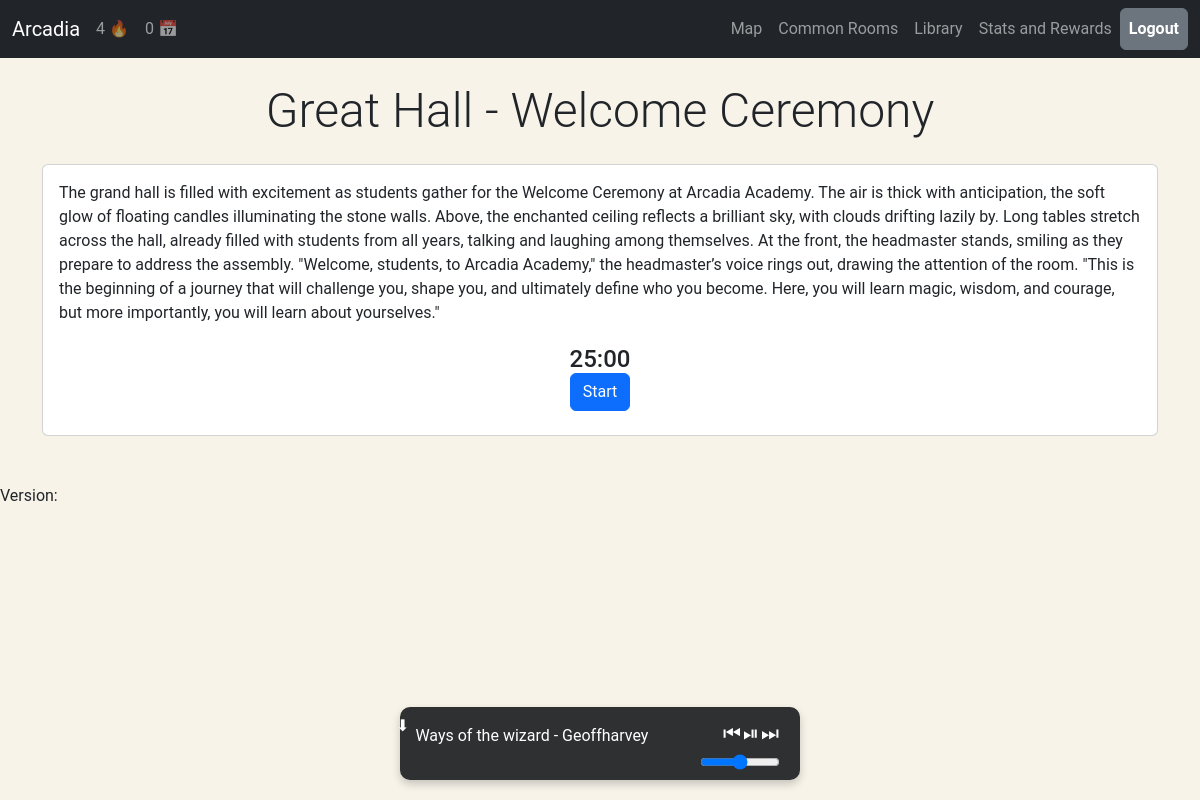
The page /pomo/event/9/ (signed in) on the database its author committed.
### pomo/models.py (models this page shows, shortened)
class Location(models.Model):
    name = models.CharField(max_length=100)
    title = models.CharField(max_length=100, blank=True, null=True)
    description = models.TextField()

class Event(models.Model):
    name = models.CharField(max_length=255)
    description = models.TextField()  # Story text
    info_box_btn_name = models.CharField(max_length=255, blank=True, null=True)
    location = models.ForeignKey(Location, on_delete=models.CASCADE)  # Location name
    pre_timer_text = models.TextField(blank=True, null=True)
    post_timer_text = models.TextField(blank=True, null=True)
    completion_type = models.CharField(max_length=50, blank=True, null=True, choices=[('direct','direct'),('25','25')], default='direct')
    repeatable = models.BooleanField(default=False)
    conditions = models.ManyToManyField(EventCondition, blank=True, related_name='events_of_condition')
    outcomes = models.ManyToManyField(EventOutcome, blank = True, related_name='events_with_outcome')
    def can_be_triggered(self, player_state):
        if not self.repeatable and self in player_state.completed_events.all():
            return False
        for condition in self.conditions.all():
            if not condition.is_met(player_state):
                return False
        return True

### pomo/views.py (the view)
# urls.py: path('event/<int:event_id>/', event_timer, name='event_detail'),
@login_required
def event_timer(request, event_id):
    event = get_object_or_404(Event, id=event_id)
    user = request.user
    context  = {
        'event_status': get_event_status(user,event),
        'event_id': event_id,
        'location': event.location.title,
        'event_name': event.name,
        'pre_timer_text': event.pre_timer_text,
        'post_timer_text': event.post_timer_text,
        'repeatable': event.repeatable,
    }
    if context['event_status']=="locked":
        raise Http404("Event does not exist")
    navbar_context = get_context_navbar(request.user)
    timer = get_timer_context(request.user)
    context = {**context, **navbar_context, **timer}
    return render(request, 'pomo/event.html',
                  context)

### pomo/models.py (called while the page is built)
    def get_streak(self):
        pomodoros = Timers.objects.filter(user=self.player).order_by('-date_completed')
        if not pomodoros.exists():
            return 0  # No pomodoros, so no streak
        today = timezone.now().date()
        timers_today = Timers.objects.filter(user=self.player, date_completed=today)
        yesterday = today - timedelta(1)
        timers_yesterday = Timers.objects.filter(user=self.player, date_completed=yesterday)
        if len(timers_today)==0 and len(timers_yesterday)==0:
            self.current_streak=0
            self.save()
            return 0
        else:
            return self.current_streak

    def get_total_pomos_today(self):
        today = timezone.now().date()
        timers_today = Timers.objects.filter(user=self.player, date_completed=today)
        total_pomodoros_today = len(timers_today)
        return total_pomodoros_today

### pomo/views.py (called while the page is built)
def get_context_navbar(user):
    player_state = PlayerState.objects.get(player=user)
    context = {"streak": player_state.get_streak(),
               "total_pomodoros_today": player_state.get_total_pomos_today()}
    return context

def get_timer_context(user):
    is_developer = user.profile.is_developer
    stats = {
        "is_developer": is_developer }
    return stats

def get_event_status(user,event):
    player_state = PlayerState.objects.get(player=user)
    if event in player_state.completed_events.all():
        return "completed"
    if event.can_be_triggered(player_state):
        return "open"
    else:
        return "locked"

### pomo/templates/pomo/event.html (shortened to what this page needs)
{% load static %}
<!DOCTYPE html>
<html lang="en">
<head>
    {% load bootstrap5 %}
    {% bootstrap_css %}
    <link rel="stylesheet" href="{% static 'pomo/music_player.css' %}">
</head>
<body style="background-color: #f7f3e9; font-family: 'Roboto', sans-serif;">
    {% include 'pomo/includes/navbar.html' %}
    <div class="container py-4">
        <div class="text-center mb-4">
            <h1 class="display-5">{{ location }} - {{ event_name }}</h1>
        </div>
        <div class="card mb-4">
            <div class="card-body">
                <p>{{ pre_timer_text }}</p>
                {% if event_status == "open" %}
                    {% include 'pomo/includes/event_timer.html' %}
                {% endif %}
            </div>
        </div>
        <div id="music-bar" class="music-player">
            <button id="collapse-button" onclick="collapseMusicBar()">⬇</button>
            <div class="music-info">
                <p id="music-title">Title - Artist</p>
            </div>
            <div class="music-controls">
                <div class="music-controls-buttons">
                    <button id="prev-song" onclick="prevSong()">⏮</button>
                    <button id="play-pause" onclick="togglePlay()">⏯</button>
                    <button id="next-song" onclick="nextSong()">⏭</button>
                </div>
                <input id="volume-control" type="range" min="0" max="1" step="0.05" onchange="setVolume(this.value)" />
            </div>
        </div>
    </div>
    {% include 'pomo/includes/footer.html' %}
</body>
</html>

### pomo/static/pomo/music_player.css (style rules this page uses)
.music-player { position: fixed; bottom: 20px; left: 50%; transform: translateX(-50%); background-color: #2e3031; padding: 10px 20px; color: white; border-radius: 10px; z-index: 9999; display: flex; align-items: center; justify-content: space-between; width: 400px; box-shadow: 0px 4px 8px rgba(0, 0, 0, 0.2); }
.music-info { flex: 1; text-align: left; }
.music-controls { display: flex; flex-direction: column; align-items: flex-end; }
.music-controls-buttons { display: flex; justify-content: flex-end; align-items: center; margin-bottom: 5px; }
.music-controls-buttons button { background-color: transparent; border: none; color: white; font-size: 20px; margin: 0 0px; cursor: pointer; padding: 1px; width: auto; height: auto; }
#volume-control { width: 80px; }
#collapse-button { background-color: transparent; border: none; color: white; font-size: 16px; margin-top: -35px; margin-left: -30px; cursor: pointer; }

### rows shown on the page
Location: title "Great Hall"
Event: name "Welcome Ceremony", pre_timer_text "The grand hall is filled with excitement as students gather for the Welcome Ceremony at Arcadia Academy. The air is thick with anticipation, the soft glow of floating candles illuminating the stone walls. Above, the enchanted ceiling reflects a brilliant sky, with clouds drifting lazily by. Long tables stretch across the hall, already filled with students from all years, talking and laughing among themselves. At the front, the headmaster stands, smiling as they prepare to address the assembly. \"Welcome, students, to Arcadia Academy,\" the headmaster’s voice rings out, drawing the attention of the room. \"This is the beginning of a journey that will challenge you, shape you, and ultimately…"

### other values the page prints
{{ streak }} "4"
{{ total_pomodoros_today }} "0"
